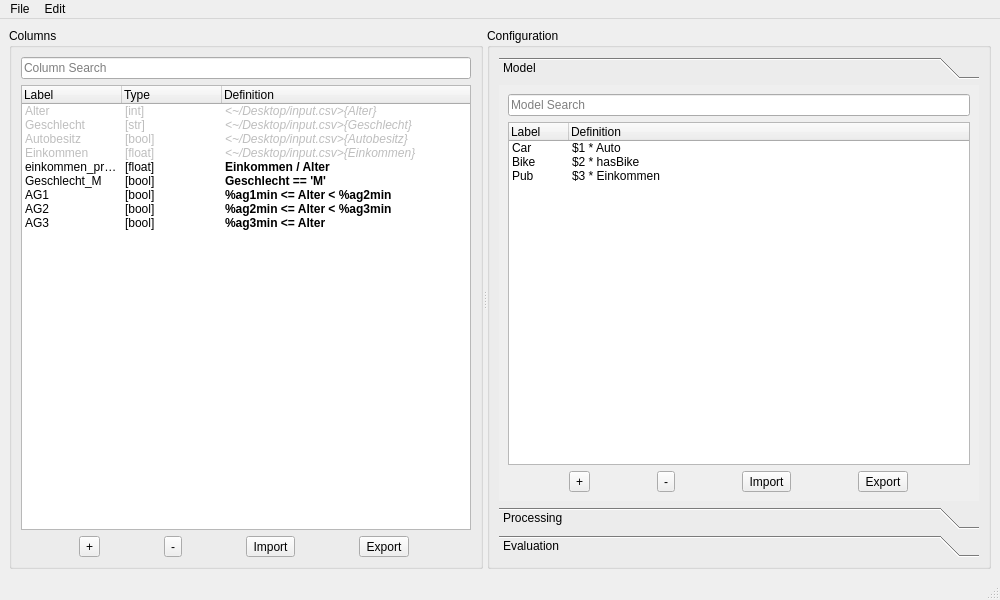
<?xml version="1.0" encoding="UTF-8"?>
<ui version="4.0">
 <class>MainWindow</class>
 <widget class="QMainWindow" name="MainWindow">
  <property name="geometry">
   <rect>
    <x>0</x>
    <y>0</y>
    <width>1000</width>
    <height>600</height>
   </rect>
  </property>
  <property name="windowTitle">
   <string>Discrete Choice Model Builder</string>
  </property>
  <property name="documentMode">
   <bool>true</bool>
  </property>
  <widget class="QWidget" name="centralwidget">
   <layout class="QVBoxLayout" name="verticalLayout">
    <item>
     <widget class="QSplitter" name="splitter">
      <property name="orientation">
       <enum>Qt::Horizontal</enum>
      </property>
      <widget class="QGroupBox" name="box_cols_display">
       <property name="title">
        <string>Columns</string>
       </property>
       <layout class="QVBoxLayout" name="verticalLayout_2">
        <item>
         <widget class="QLineEdit" name="line_search_cols">
          <property name="placeholderText">
           <string>Column Search</string>
          </property>
         </widget>
        </item>
        <item>
         <widget class="QTreeWidget" name="tree_cols">
          <property name="indentation">
           <number>0</number>
          </property>
          <attribute name="headerDefaultSectionSize">
           <number>100</number>
          </attribute>
          <column>
           <property name="text">
            <string>Label</string>
           </property>
          </column>
          <column>
           <property name="text">
            <string>Type</string>
           </property>
          </column>
          <column>
           <property name="text">
            <string>Definition</string>
           </property>
          </column>
          <item>
           <property name="text">
            <string>Alter</string>
           </property>
           <property name="text">
            <string>[int]</string>
           </property>
           <property name="text">
            <string>&lt;~/Desktop/input.csv&gt;{Alter}</string>
           </property>
           <property name="font">
            <font>
             <italic>true</italic>
            </font>
           </property>
           <property name="flags">
            <set>ItemIsSelectable|ItemIsDragEnabled|ItemIsDropEnabled|ItemIsUserCheckable</set>
           </property>
          </item>
          <item>
           <property name="text">
            <string>Geschlecht</string>
           </property>
           <property name="text">
            <string>[str]</string>
           </property>
           <property name="text">
            <string>&lt;~/Desktop/input.csv&gt;{Geschlecht}</string>
           </property>
           <property name="font">
            <font>
             <italic>true</italic>
            </font>
           </property>
           <property name="flags">
            <set>ItemIsSelectable|ItemIsDragEnabled|ItemIsDropEnabled|ItemIsUserCheckable</set>
           </property>
          </item>
          <item>
           <property name="text">
            <string>Autobesitz</string>
           </property>
           <property name="text">
            <string>[bool]</string>
           </property>
           <property name="text">
            <string>&lt;~/Desktop/input.csv&gt;{Autobesitz}</string>
           </property>
           <property name="font">
            <font>
             <italic>true</italic>
            </font>
           </property>
           <property name="flags">
            <set>ItemIsSelectable|ItemIsDragEnabled|ItemIsDropEnabled|ItemIsUserCheckable</set>
           </property>
          </item>
          <item>
           <property name="text">
            <string>Einkommen</string>
           </property>
           <property name="text">
            <string>[float]</string>
           </property>
           <property name="text">
            <string>&lt;~/Desktop/input.csv&gt;{Einkommen}</string>
           </property>
           <property name="font">
            <font>
             <italic>true</italic>
            </font>
           </property>
           <property name="flags">
            <set>ItemIsSelectable|ItemIsDragEnabled|ItemIsDropEnabled|ItemIsUserCheckable</set>
           </property>
          </item>
          <item>
           <property name="text">
            <string>einkommen_pro_alter</string>
           </property>
           <property name="text">
            <string>[float]</string>
           </property>
           <property name="text">
            <string>Einkommen / Alter</string>
           </property>
           <property name="font">
            <font>
             <bold>true</bold>
            </font>
           </property>
           <property name="flags">
            <set>ItemIsSelectable|ItemIsEditable|ItemIsDragEnabled|ItemIsDropEnabled|ItemIsUserCheckable|ItemIsEnabled</set>
           </property>
          </item>
          <item>
           <property name="text">
            <string>Geschlecht_M</string>
           </property>
           <property name="text">
            <string>[bool]</string>
           </property>
           <property name="text">
            <string>Geschlecht == 'M'</string>
           </property>
           <property name="font">
            <font>
             <bold>true</bold>
            </font>
           </property>
           <property name="flags">
            <set>ItemIsSelectable|ItemIsEditable|ItemIsDragEnabled|ItemIsDropEnabled|ItemIsUserCheckable|ItemIsEnabled</set>
           </property>
          </item>
          <item>
           <property name="text">
            <string>AG1</string>
           </property>
           <property name="text">
            <string>[bool]</string>
           </property>
           <property name="text">
            <string>%ag1min &lt;= Alter &lt; %ag2min</string>
           </property>
           <property name="font">
            <font>
             <bold>true</bold>
            </font>
           </property>
           <property name="flags">
            <set>ItemIsSelectable|ItemIsEditable|ItemIsDragEnabled|ItemIsDropEnabled|ItemIsUserCheckable|ItemIsEnabled</set>
           </property>
          </item>
          <item>
           <property name="text">
            <string>AG2</string>
           </property>
           <property name="text">
            <string>[bool]</string>
           </property>
           <property name="text">
            <string>%ag2min &lt;= Alter &lt; %ag3min</string>
           </property>
           <property name="font">
            <font>
             <bold>true</bold>
            </font>
           </property>
           <property name="flags">
            <set>ItemIsSelectable|ItemIsEditable|ItemIsDragEnabled|ItemIsDropEnabled|ItemIsUserCheckable|ItemIsEnabled</set>
           </property>
          </item>
          <item>
           <property name="text">
            <string>AG3</string>
           </property>
           <property name="text">
            <string>[bool]</string>
           </property>
           <property name="text">
            <string>%ag3min &lt;= Alter</string>
           </property>
           <property name="font">
            <font>
             <bold>true</bold>
            </font>
           </property>
           <property name="flags">
            <set>ItemIsSelectable|ItemIsEditable|ItemIsDragEnabled|ItemIsDropEnabled|ItemIsUserCheckable|ItemIsEnabled</set>
           </property>
          </item>
         </widget>
        </item>
        <item>
         <layout class="QHBoxLayout" name="layout_cols_tools">
          <item>
           <widget class="QToolButton" name="button_cols_add">
            <property name="text">
             <string>+</string>
            </property>
            <property name="icon">
             <iconset theme="list-add"/>
            </property>
           </widget>
          </item>
          <item>
           <widget class="QToolButton" name="button_cols_remove">
            <property name="text">
             <string>-</string>
            </property>
            <property name="icon">
             <iconset theme="list-remove"/>
            </property>
           </widget>
          </item>
          <item>
           <widget class="QToolButton" name="button_cols_import">
            <property name="text">
             <string>Import</string>
            </property>
            <property name="icon">
             <iconset theme="document-open"/>
            </property>
           </widget>
          </item>
          <item>
           <widget class="QToolButton" name="button_cols_export">
            <property name="text">
             <string>Export</string>
            </property>
            <property name="icon">
             <iconset theme="document-save-as"/>
            </property>
           </widget>
          </item>
         </layout>
        </item>
       </layout>
      </widget>
      <widget class="QGroupBox" name="box_config">
       <property name="title">
        <string>Configuration</string>
       </property>
       <layout class="QVBoxLayout" name="verticalLayout_3">
        <item>
         <widget class="QToolBox" name="toolbox_config">
          <property name="currentIndex">
           <number>0</number>
          </property>
          <widget class="QWidget" name="page_model">
           <property name="geometry">
            <rect>
             <x>0</x>
             <y>0</y>
             <width>474</width>
             <height>374</height>
            </rect>
           </property>
           <attribute name="label">
            <string>Model</string>
           </attribute>
           <layout class="QVBoxLayout" name="verticalLayout_4">
            <item>
             <widget class="QLineEdit" name="line_search_model">
              <property name="placeholderText">
               <string>Model Search</string>
              </property>
             </widget>
            </item>
            <item>
             <widget class="QTreeWidget" name="tree_model_entries">
              <property name="indentation">
               <number>0</number>
              </property>
              <property name="itemsExpandable">
               <bool>false</bool>
              </property>
              <attribute name="headerMinimumSectionSize">
               <number>40</number>
              </attribute>
              <attribute name="headerDefaultSectionSize">
               <number>60</number>
              </attribute>
              <column>
               <property name="text">
                <string>Label</string>
               </property>
              </column>
              <column>
               <property name="text">
                <string>Definition</string>
               </property>
              </column>
              <item>
               <property name="text">
                <string>Car</string>
               </property>
               <property name="text">
                <string>$1 * Auto</string>
               </property>
              </item>
              <item>
               <property name="text">
                <string>Bike</string>
               </property>
               <property name="text">
                <string>$2 * hasBike</string>
               </property>
              </item>
              <item>
               <property name="text">
                <string>Pub</string>
               </property>
               <property name="text">
                <string>$3 * Einkommen</string>
               </property>
              </item>
             </widget>
            </item>
            <item>
             <layout class="QHBoxLayout" name="layout_model_tools">
              <item>
               <widget class="QToolButton" name="button_model_add">
                <property name="text">
                 <string>+</string>
                </property>
                <property name="icon">
                 <iconset theme="list-add"/>
                </property>
               </widget>
              </item>
              <item>
               <widget class="QToolButton" name="button_model_remove">
                <property name="text">
                 <string>-</string>
                </property>
                <property name="icon">
                 <iconset theme="list-remove"/>
                </property>
               </widget>
              </item>
              <item>
               <widget class="QToolButton" name="button_model_import">
                <property name="text">
                 <string>Import</string>
                </property>
                <property name="icon">
                 <iconset theme="document-open"/>
                </property>
               </widget>
              </item>
              <item>
               <widget class="QToolButton" name="button_model_export">
                <property name="text">
                 <string>Export</string>
                </property>
                <property name="icon">
                 <iconset theme="document-save-as"/>
                </property>
               </widget>
              </item>
             </layout>
            </item>
           </layout>
          </widget>
          <widget class="QWidget" name="page_process">
           <property name="geometry">
            <rect>
             <x>0</x>
             <y>0</y>
             <width>474</width>
             <height>374</height>
            </rect>
           </property>
           <attribute name="label">
            <string>Processing</string>
           </attribute>
           <layout class="QVBoxLayout" name="verticalLayout_6">
            <item>
             <layout class="QFormLayout" name="layout_method">
              <item row="0" column="0">
               <widget class="QLabel" name="label_method">
                <property name="text">
                 <string>Method:</string>
                </property>
               </widget>
              </item>
              <item row="0" column="1">
               <widget class="QComboBox" name="combo_process_type">
                <item>
                 <property name="text">
                  <string>Simple Maximum-Likelihood Evaluation</string>
                 </property>
                </item>
                <item>
                 <property name="text">
                  <string>Varied Maximum-Likelihood Evaluation</string>
                 </property>
                </item>
               </widget>
              </item>
             </layout>
            </item>
            <item>
             <widget class="Line" name="line">
              <property name="orientation">
               <enum>Qt::Horizontal</enum>
              </property>
             </widget>
            </item>
            <item>
             <widget class="QWidget" name="widget_method_config" native="true">
              <layout class="QVBoxLayout" name="verticalLayout_7">
               <property name="leftMargin">
                <number>0</number>
               </property>
               <property name="topMargin">
                <number>0</number>
               </property>
               <property name="rightMargin">
                <number>0</number>
               </property>
               <property name="bottomMargin">
                <number>0</number>
               </property>
               <item>
                <widget class="QGroupBox" name="box_vars">
                 <property name="title">
                  <string>Variables</string>
                 </property>
                 <layout class="QVBoxLayout" name="verticalLayout_8">
                  <item>
                   <widget class="QLineEdit" name="line_search_vars">
                    <property name="placeholderText">
                     <string>Variable Search</string>
                    </property>
                   </widget>
                  </item>
                  <item>
                   <widget class="QTreeWidget" name="tree_vars">
                    <property name="indentation">
                     <number>0</number>
                    </property>
                    <attribute name="headerDefaultSectionSize">
                     <number>100</number>
                    </attribute>
                    <column>
                     <property name="text">
                      <string>Variable</string>
                     </property>
                    </column>
                    <column>
                     <property name="text">
                      <string>Type</string>
                     </property>
                    </column>
                    <column>
                     <property name="text">
                      <string>Value</string>
                     </property>
                    </column>
                    <item>
                     <property name="text">
                      <string>%ag1min</string>
                     </property>
                     <property name="text">
                      <string>int</string>
                     </property>
                     <property name="text">
                      <string>10</string>
                     </property>
                     <property name="font">
                      <font>
                       <bold>true</bold>
                      </font>
                     </property>
                     <property name="flags">
                      <set>ItemIsSelectable|ItemIsEditable|ItemIsDragEnabled|ItemIsDropEnabled|ItemIsUserCheckable|ItemIsEnabled</set>
                     </property>
                    </item>
                    <item>
                     <property name="text">
                      <string>%ag2min</string>
                     </property>
                     <property name="text">
                      <string>int</string>
                     </property>
                     <property name="text">
                      <string>25</string>
                     </property>
                     <property name="font">
                      <font>
                       <bold>true</bold>
                      </font>
                     </property>
                     <property name="flags">
                      <set>ItemIsSelectable|ItemIsEditable|ItemIsDragEnabled|ItemIsDropEnabled|ItemIsUserCheckable|ItemIsEnabled</set>
                     </property>
                    </item>
                    <item>
                     <property name="text">
                      <string>%ag3min</string>
                     </property>
                     <property name="text">
                      <string>int</string>
                     </property>
                     <property name="text">
                      <string>60</string>
                     </property>
                     <property name="font">
                      <font>
                       <bold>true</bold>
                      </font>
                     </property>
                     <property name="flags">
                      <set>ItemIsSelectable|ItemIsEditable|ItemIsDragEnabled|ItemIsDropEnabled|ItemIsUserCheckable|ItemIsEnabled</set>
                     </property>
                    </item>
                   </widget>
                  </item>
                 </layout>
                </widget>
               </item>
              </layout>
             </widget>
            </item>
           </layout>
          </widget>
          <widget class="QWidget" name="page_eval">
           <property name="geometry">
            <rect>
             <x>0</x>
             <y>0</y>
             <width>474</width>
             <height>374</height>
            </rect>
           </property>
           <attribute name="label">
            <string>Evaluation</string>
           </attribute>
           <layout class="QVBoxLayout" name="verticalLayout_5">
            <item>
             <widget class="QPushButton" name="button_calculate">
              <property name="text">
               <string>Calculate Evaluation</string>
              </property>
              <property name="icon">
               <iconset theme="process-working"/>
              </property>
             </widget>
            </item>
            <item>
             <widget class="QTableWidget" name="table_result">
              <attribute name="horizontalHeaderDefaultSectionSize">
               <number>50</number>
              </attribute>
              <attribute name="horizontalHeaderShowSortIndicator" stdset="0">
               <bool>true</bool>
              </attribute>
              <row>
               <property name="text">
                <string>$1</string>
               </property>
              </row>
              <row>
               <property name="text">
                <string>$2</string>
               </property>
              </row>
              <row>
               <property name="text">
                <string>$3</string>
               </property>
              </row>
              <column>
               <property name="text">
                <string>X</string>
               </property>
              </column>
              <column>
               <property name="text">
                <string>p</string>
               </property>
              </column>
              <item row="0" column="0">
               <property name="text">
                <string>-10</string>
               </property>
               <property name="flags">
                <set>ItemIsSelectable|ItemIsDragEnabled|ItemIsDropEnabled|ItemIsUserCheckable|ItemIsEnabled</set>
               </property>
              </item>
              <item row="0" column="1">
               <property name="text">
                <string>0.01</string>
               </property>
               <property name="flags">
                <set>ItemIsSelectable|ItemIsDragEnabled|ItemIsDropEnabled|ItemIsUserCheckable|ItemIsEnabled</set>
               </property>
              </item>
              <item row="1" column="0">
               <property name="text">
                <string>3.4</string>
               </property>
               <property name="flags">
                <set>ItemIsSelectable|ItemIsDragEnabled|ItemIsDropEnabled|ItemIsUserCheckable|ItemIsEnabled</set>
               </property>
              </item>
              <item row="1" column="1">
               <property name="text">
                <string>0.03</string>
               </property>
               <property name="flags">
                <set>ItemIsSelectable|ItemIsDragEnabled|ItemIsDropEnabled|ItemIsUserCheckable|ItemIsEnabled</set>
               </property>
              </item>
              <item row="2" column="0">
               <property name="text">
                <string>42</string>
               </property>
               <property name="font">
                <font>
                 <bold>true</bold>
                 <underline>true</underline>
                </font>
               </property>
               <property name="background">
                <brush brushstyle="SolidPattern">
                 <color alpha="255">
                  <red>128</red>
                  <green>128</green>
                  <blue>128</blue>
                 </color>
                </brush>
               </property>
               <property name="flags">
                <set>ItemIsSelectable|ItemIsDragEnabled|ItemIsDropEnabled|ItemIsUserCheckable|ItemIsEnabled</set>
               </property>
              </item>
              <item row="2" column="1">
               <property name="text">
                <string>0.7</string>
               </property>
               <property name="font">
                <font>
                 <bold>true</bold>
                 <underline>true</underline>
                </font>
               </property>
               <property name="background">
                <brush brushstyle="SolidPattern">
                 <color alpha="255">
                  <red>128</red>
                  <green>128</green>
                  <blue>128</blue>
                 </color>
                </brush>
               </property>
               <property name="flags">
                <set>ItemIsSelectable|ItemIsDragEnabled|ItemIsDropEnabled|ItemIsUserCheckable|ItemIsEnabled</set>
               </property>
              </item>
             </widget>
            </item>
            <item>
             <layout class="QHBoxLayout" name="layout_eval_tools">
              <item>
               <widget class="QToolButton" name="button_eval_display_options">
                <property name="text">
                 <string>View Options</string>
                </property>
                <property name="icon">
                 <iconset theme="preferences-other"/>
                </property>
               </widget>
              </item>
              <item>
               <widget class="QPushButton" name="button_eval_export">
                <property name="text">
                 <string>Export Evaluation</string>
                </property>
                <property name="icon">
                 <iconset theme="document-save-as"/>
                </property>
               </widget>
              </item>
              <item>
               <widget class="QPushButton" name="button_eval_update_model">
                <property name="text">
                 <string>Update Model</string>
                </property>
                <property name="icon">
                 <iconset theme="view-refresh"/>
                </property>
               </widget>
              </item>
             </layout>
            </item>
           </layout>
          </widget>
         </widget>
        </item>
       </layout>
      </widget>
     </widget>
    </item>
   </layout>
  </widget>
  <widget class="QStatusBar" name="statusbar"/>
  <widget class="QMenuBar" name="menubar">
   <property name="geometry">
    <rect>
     <x>0</x>
     <y>0</y>
     <width>1000</width>
     <height>24</height>
    </rect>
   </property>
   <widget class="QMenu" name="menu_edit">
    <property name="title">
     <string>Edit</string>
    </property>
    <addaction name="action_undo"/>
    <addaction name="action_redo"/>
    <addaction name="separator"/>
    <addaction name="action_cut"/>
    <addaction name="action_copy"/>
    <addaction name="action_paste"/>
    <addaction name="action_delete"/>
    <addaction name="separator"/>
    <addaction name="action_find"/>
    <addaction name="separator"/>
    <addaction name="action_select_All"/>
   </widget>
   <widget class="QMenu" name="menu_file">
    <property name="title">
     <string>File</string>
    </property>
    <addaction name="action_new_project"/>
    <addaction name="action_project_open"/>
    <addaction name="action_project_save"/>
    <addaction name="action_project_save_as"/>
   </widget>
   <addaction name="menu_file"/>
   <addaction name="menu_edit"/>
  </widget>
  <action name="action_copy">
   <property name="icon">
    <iconset theme="edit-copy">
     <normaloff>../../../../../../../../Universität/Semester/2023 SS/Veranstaltungen/Praxis der Softwareentwicklung/Projekt/Discrete Choice Model Builder/gui</normaloff>../../../../../../../../Universität/Semester/2023 SS/Veranstaltungen/Praxis der Softwareentwicklung/Projekt/Discrete Choice Model Builder/gui</iconset>
   </property>
   <property name="text">
    <string>Copy</string>
   </property>
   <property name="shortcut">
    <string>Ctrl+C</string>
   </property>
  </action>
  <action name="action_paste">
   <property name="icon">
    <iconset theme="edit-paste">
     <normaloff>../../../../../../../../Universität/Semester/2023 SS/Veranstaltungen/Praxis der Softwareentwicklung/Projekt/Discrete Choice Model Builder/gui</normaloff>../../../../../../../../Universität/Semester/2023 SS/Veranstaltungen/Praxis der Softwareentwicklung/Projekt/Discrete Choice Model Builder/gui</iconset>
   </property>
   <property name="text">
    <string>Paste</string>
   </property>
   <property name="shortcut">
    <string>Ctrl+V</string>
   </property>
  </action>
  <action name="action_cut">
   <property name="icon">
    <iconset theme="edit-copy">
     <normaloff>../../../../../../../../Universität/Semester/2023 SS/Veranstaltungen/Praxis der Softwareentwicklung/Projekt/Discrete Choice Model Builder/gui</normaloff>../../../../../../../../Universität/Semester/2023 SS/Veranstaltungen/Praxis der Softwareentwicklung/Projekt/Discrete Choice Model Builder/gui</iconset>
   </property>
   <property name="text">
    <string>Cut</string>
   </property>
   <property name="shortcut">
    <string>Ctrl+X</string>
   </property>
  </action>
  <action name="action_undo">
   <property name="icon">
    <iconset theme="edit-undo">
     <normaloff>../../../../../../../../Universität/Semester/2023 SS/Veranstaltungen/Praxis der Softwareentwicklung/Projekt/Discrete Choice Model Builder/gui</normaloff>../../../../../../../../Universität/Semester/2023 SS/Veranstaltungen/Praxis der Softwareentwicklung/Projekt/Discrete Choice Model Builder/gui</iconset>
   </property>
   <property name="text">
    <string>Undo</string>
   </property>
   <property name="shortcut">
    <string>Ctrl+Z</string>
   </property>
  </action>
  <action name="action_redo">
   <property name="icon">
    <iconset theme="edit-redo">
     <normaloff>../../../../../../../../Universität/Semester/2023 SS/Veranstaltungen/Praxis der Softwareentwicklung/Projekt/Discrete Choice Model Builder/gui</normaloff>../../../../../../../../Universität/Semester/2023 SS/Veranstaltungen/Praxis der Softwareentwicklung/Projekt/Discrete Choice Model Builder/gui</iconset>
   </property>
   <property name="text">
    <string>Redo</string>
   </property>
   <property name="shortcut">
    <string>Ctrl+Shift+Z</string>
   </property>
  </action>
  <action name="action_delete">
   <property name="icon">
    <iconset theme="edit-delete">
     <normaloff>../../../../../../../../Universität/Semester/2023 SS/Veranstaltungen/Praxis der Softwareentwicklung/Projekt/Discrete Choice Model Builder/gui</normaloff>../../../../../../../../Universität/Semester/2023 SS/Veranstaltungen/Praxis der Softwareentwicklung/Projekt/Discrete Choice Model Builder/gui</iconset>
   </property>
   <property name="text">
    <string>Delete</string>
   </property>
   <property name="shortcut">
    <string>Del</string>
   </property>
  </action>
  <action name="action_select_All">
   <property name="icon">
    <iconset theme="edit-select-all">
     <normaloff>../../../../../../../../Universität/Semester/2023 SS/Veranstaltungen/Praxis der Softwareentwicklung/Projekt/Discrete Choice Model Builder/gui</normaloff>../../../../../../../../Universität/Semester/2023 SS/Veranstaltungen/Praxis der Softwareentwicklung/Projekt/Discrete Choice Model Builder/gui</iconset>
   </property>
   <property name="text">
    <string>Select All</string>
   </property>
   <property name="shortcut">
    <string>Ctrl+A</string>
   </property>
  </action>
  <action name="action_find">
   <property name="icon">
    <iconset theme="edit-find">
     <normaloff>../../../../../../../../Universität/Semester/2023 SS/Veranstaltungen/Praxis der Softwareentwicklung/Projekt/Discrete Choice Model Builder/gui</normaloff>../../../../../../../../Universität/Semester/2023 SS/Veranstaltungen/Praxis der Softwareentwicklung/Projekt/Discrete Choice Model Builder/gui</iconset>
   </property>
   <property name="text">
    <string>Find</string>
   </property>
   <property name="shortcut">
    <string>Ctrl+F</string>
   </property>
  </action>
  <action name="action_new_project">
   <property name="icon">
    <iconset theme="document-new">
     <normaloff>../../../../../../../../Universität/Semester/2023 SS/Veranstaltungen/Praxis der Softwareentwicklung/Projekt/Discrete Choice Model Builder/gui</normaloff>../../../../../../../../Universität/Semester/2023 SS/Veranstaltungen/Praxis der Softwareentwicklung/Projekt/Discrete Choice Model Builder/gui</iconset>
   </property>
   <property name="text">
    <string>New Project ...</string>
   </property>
  </action>
  <action name="action_project_open">
   <property name="icon">
    <iconset theme="document-open">
     <normaloff>../../../../../../../../Universität/Semester/2023 SS/Veranstaltungen/Praxis der Softwareentwicklung/Projekt/Discrete Choice Model Builder/gui</normaloff>../../../../../../../../Universität/Semester/2023 SS/Veranstaltungen/Praxis der Softwareentwicklung/Projekt/Discrete Choice Model Builder/gui</iconset>
   </property>
   <property name="text">
    <string>Open Project ...</string>
   </property>
   <property name="shortcut">
    <string>Ctrl+O</string>
   </property>
  </action>
  <action name="action_project_save">
   <property name="icon">
    <iconset theme="document-save">
     <normaloff>../../../../../../../../Universität/Semester/2023 SS/Veranstaltungen/Praxis der Softwareentwicklung/Projekt/Discrete Choice Model Builder/gui</normaloff>../../../../../../../../Universität/Semester/2023 SS/Veranstaltungen/Praxis der Softwareentwicklung/Projekt/Discrete Choice Model Builder/gui</iconset>
   </property>
   <property name="text">
    <string>Save Project</string>
   </property>
   <property name="shortcut">
    <string>Ctrl+S</string>
   </property>
  </action>
  <action name="action_project_save_as">
   <property name="icon">
    <iconset theme="document-save-as">
     <normaloff>../../../../../../../../Universität/Semester/2023 SS/Veranstaltungen/Praxis der Softwareentwicklung/Projekt/Discrete Choice Model Builder/gui</normaloff>../../../../../../../../Universität/Semester/2023 SS/Veranstaltungen/Praxis der Softwareentwicklung/Projekt/Discrete Choice Model Builder/gui</iconset>
   </property>
   <property name="text">
    <string>Save Project As ...</string>
   </property>
   <property name="shortcut">
    <string>Ctrl+Shift+S</string>
   </property>
  </action>
 </widget>
 <resources/>
 <connections/>
</ui>
